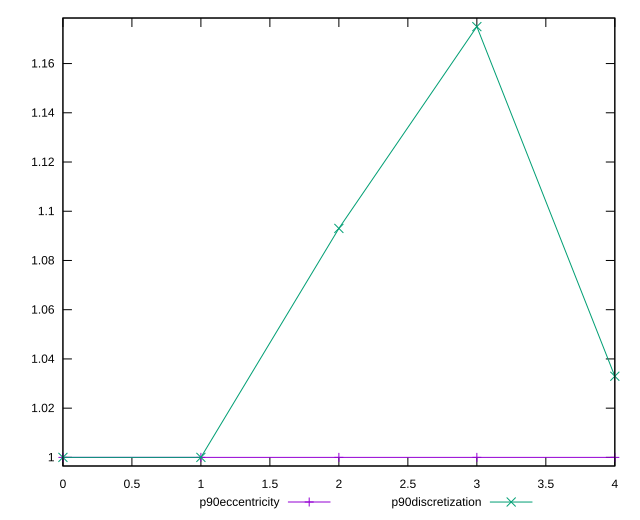

Generate this figure with gnuplot:
reset

$p90Eccentricity <<EOF
0 1
1 1.0000000000000002
2 1.000000000000001
3 1.0000000000000002
4 1.0000000000000002
EOF

$p90Discretization <<EOF
0 1
1 1
2 1.0930232558139534
3 1.175
4 1.032967032967033
EOF

set key outside below
set xrange [0:4]
set yrange [0.9965:1.1785]
set trange [0.9965:1.1785]
set terminal svg size 640, 520 enhanced background rgb 'white'
set output "report_00014_2021-02-09T15:56:05.503Z/uses-rel-preconnect/progression/eccentricity.svg"

plot $p90Eccentricity title "p90eccentricity" with linespoints, \
     $p90Discretization title "p90discretization" with linespoints

reset
